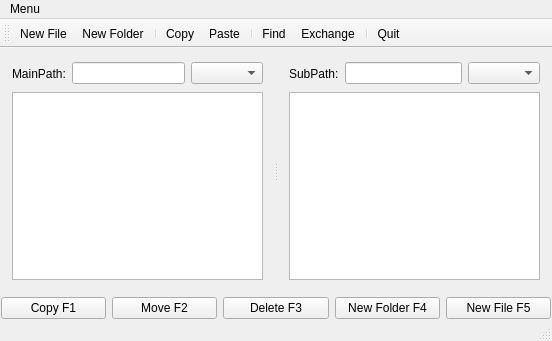
<?xml version="1.0" encoding="UTF-8"?>
<ui version="4.0">
 <class>MainWindow</class>
 <widget class="QMainWindow" name="MainWindow">
  <property name="geometry">
   <rect>
    <x>0</x>
    <y>0</y>
    <width>552</width>
    <height>341</height>
   </rect>
  </property>
  <property name="windowTitle">
   <string>MainWindow</string>
  </property>
  <widget class="QWidget" name="centralWidget">
   <layout class="QVBoxLayout" name="verticalLayout_4">
    <property name="leftMargin">
     <number>1</number>
    </property>
    <property name="topMargin">
     <number>2</number>
    </property>
    <property name="rightMargin">
     <number>1</number>
    </property>
    <property name="bottomMargin">
     <number>0</number>
    </property>
    <item>
     <layout class="QVBoxLayout" name="verticalLayout_3">
      <item>
       <widget class="QSplitter" name="splitter">
        <property name="orientation">
         <enum>Qt::Horizontal</enum>
        </property>
        <property name="handleWidth">
         <number>4</number>
        </property>
        <widget class="QWidget" name="layoutWidget">
         <layout class="QVBoxLayout" name="verticalLayout">
          <item>
           <layout class="QHBoxLayout" name="horizontalLayout" stretch="0,0,0">
            <item>
             <widget class="QLabel" name="label_3">
              <property name="sizePolicy">
               <sizepolicy hsizetype="Minimum" vsizetype="Minimum">
                <horstretch>0</horstretch>
                <verstretch>0</verstretch>
               </sizepolicy>
              </property>
              <property name="minimumSize">
               <size>
                <width>0</width>
                <height>25</height>
               </size>
              </property>
              <property name="text">
               <string>MainPath:</string>
              </property>
             </widget>
            </item>
            <item>
             <widget class="QLineEdit" name="path_left"/>
            </item>
            <item>
             <widget class="QComboBox" name="comboBox_left"/>
            </item>
           </layout>
          </item>
          <item>
           <widget class="QTreeView" name="tree_left"/>
          </item>
         </layout>
        </widget>
        <widget class="QWidget" name="layoutWidget">
         <layout class="QVBoxLayout" name="verticalLayout_2">
          <item>
           <layout class="QHBoxLayout" name="horizontalLayout_2" stretch="0,0,0">
            <item>
             <widget class="QLabel" name="label_2">
              <property name="sizePolicy">
               <sizepolicy hsizetype="Minimum" vsizetype="Minimum">
                <horstretch>0</horstretch>
                <verstretch>0</verstretch>
               </sizepolicy>
              </property>
              <property name="minimumSize">
               <size>
                <width>0</width>
                <height>25</height>
               </size>
              </property>
              <property name="text">
               <string>SubPath:</string>
              </property>
             </widget>
            </item>
            <item>
             <widget class="QLineEdit" name="path_right"/>
            </item>
            <item>
             <widget class="QComboBox" name="comboBox_right"/>
            </item>
           </layout>
          </item>
          <item>
           <widget class="QTreeView" name="tree_right"/>
          </item>
         </layout>
        </widget>
       </widget>
      </item>
      <item>
       <layout class="QHBoxLayout" name="horizontalLayout_3">
        <item>
         <widget class="QPushButton" name="btn_copy">
          <property name="focusPolicy">
           <enum>Qt::NoFocus</enum>
          </property>
          <property name="text">
           <string>Copy F1</string>
          </property>
         </widget>
        </item>
        <item>
         <widget class="QPushButton" name="btn_move">
          <property name="focusPolicy">
           <enum>Qt::NoFocus</enum>
          </property>
          <property name="text">
           <string>Move F2</string>
          </property>
         </widget>
        </item>
        <item>
         <widget class="QPushButton" name="btn_delete">
          <property name="focusPolicy">
           <enum>Qt::NoFocus</enum>
          </property>
          <property name="text">
           <string>Delete F3</string>
          </property>
         </widget>
        </item>
        <item>
         <widget class="QPushButton" name="btn_newFolder">
          <property name="focusPolicy">
           <enum>Qt::NoFocus</enum>
          </property>
          <property name="text">
           <string>New Folder F4</string>
          </property>
         </widget>
        </item>
        <item>
         <widget class="QPushButton" name="btn_newFile">
          <property name="focusPolicy">
           <enum>Qt::NoFocus</enum>
          </property>
          <property name="text">
           <string>New File F5</string>
          </property>
         </widget>
        </item>
       </layout>
      </item>
     </layout>
    </item>
   </layout>
  </widget>
  <widget class="QMenuBar" name="menuBar">
   <property name="geometry">
    <rect>
     <x>0</x>
     <y>0</y>
     <width>552</width>
     <height>21</height>
    </rect>
   </property>
   <widget class="QMenu" name="menuMenu">
    <property name="title">
     <string>Menu</string>
    </property>
    <addaction name="actionNew_File"/>
    <addaction name="actionNew_Folder"/>
    <addaction name="separator"/>
    <addaction name="actionCopy"/>
    <addaction name="actionPaste"/>
    <addaction name="separator"/>
    <addaction name="actionQuit"/>
   </widget>
   <addaction name="menuMenu"/>
  </widget>
  <widget class="QToolBar" name="mainToolBar">
   <attribute name="toolBarArea">
    <enum>TopToolBarArea</enum>
   </attribute>
   <attribute name="toolBarBreak">
    <bool>false</bool>
   </attribute>
   <addaction name="actionNew_File"/>
   <addaction name="actionNew_Folder"/>
   <addaction name="separator"/>
   <addaction name="actionCopy"/>
   <addaction name="actionPaste"/>
   <addaction name="separator"/>
   <addaction name="actionFind"/>
   <addaction name="actionExchange"/>
   <addaction name="separator"/>
   <addaction name="actionQuit"/>
  </widget>
  <widget class="QStatusBar" name="statusBar"/>
  <action name="actionNew_File">
   <property name="icon">
    <iconset resource="res.qrc">
     <normaloff>:/icons/icons/new_file.png</normaloff>:/icons/icons/new_file.png</iconset>
   </property>
   <property name="text">
    <string>New File</string>
   </property>
   <property name="shortcut">
    <string>Ctrl+N</string>
   </property>
  </action>
  <action name="actionNew_Folder">
   <property name="icon">
    <iconset resource="res.qrc">
     <normaloff>:/icons/icons/new_folder.png</normaloff>:/icons/icons/new_folder.png</iconset>
   </property>
   <property name="text">
    <string>New Folder</string>
   </property>
   <property name="shortcut">
    <string>Ctrl+Shift+N</string>
   </property>
  </action>
  <action name="actionCopy">
   <property name="icon">
    <iconset resource="res.qrc">
     <normaloff>:/icons/icons/copy.png</normaloff>:/icons/icons/copy.png</iconset>
   </property>
   <property name="text">
    <string>Copy</string>
   </property>
   <property name="shortcut">
    <string>Ctrl+C</string>
   </property>
  </action>
  <action name="actionPaste">
   <property name="icon">
    <iconset resource="res.qrc">
     <normaloff>:/icons/icons/paste.png</normaloff>:/icons/icons/paste.png</iconset>
   </property>
   <property name="text">
    <string>Paste</string>
   </property>
   <property name="shortcut">
    <string>Ctrl+V</string>
   </property>
  </action>
  <action name="actionQuit">
   <property name="icon">
    <iconset resource="res.qrc">
     <normaloff>:/icons/icons/quit.png</normaloff>:/icons/icons/quit.png</iconset>
   </property>
   <property name="text">
    <string>Quit</string>
   </property>
  </action>
  <action name="actionExchange">
   <property name="icon">
    <iconset resource="res.qrc">
     <normaloff>:/icons/icons/exchange-arrows.png</normaloff>:/icons/icons/exchange-arrows.png</iconset>
   </property>
   <property name="text">
    <string>Exchange</string>
   </property>
  </action>
  <action name="actionFind">
   <property name="icon">
    <iconset resource="res.qrc">
     <normaloff>:/icons/icons/find.png</normaloff>:/icons/icons/find.png</iconset>
   </property>
   <property name="text">
    <string>Find</string>
   </property>
   <property name="shortcut">
    <string>Ctrl+F</string>
   </property>
  </action>
 </widget>
 <layoutdefault spacing="6" margin="11"/>
 <resources>
  <include location="res.qrc"/>
 </resources>
 <connections/>
</ui>
